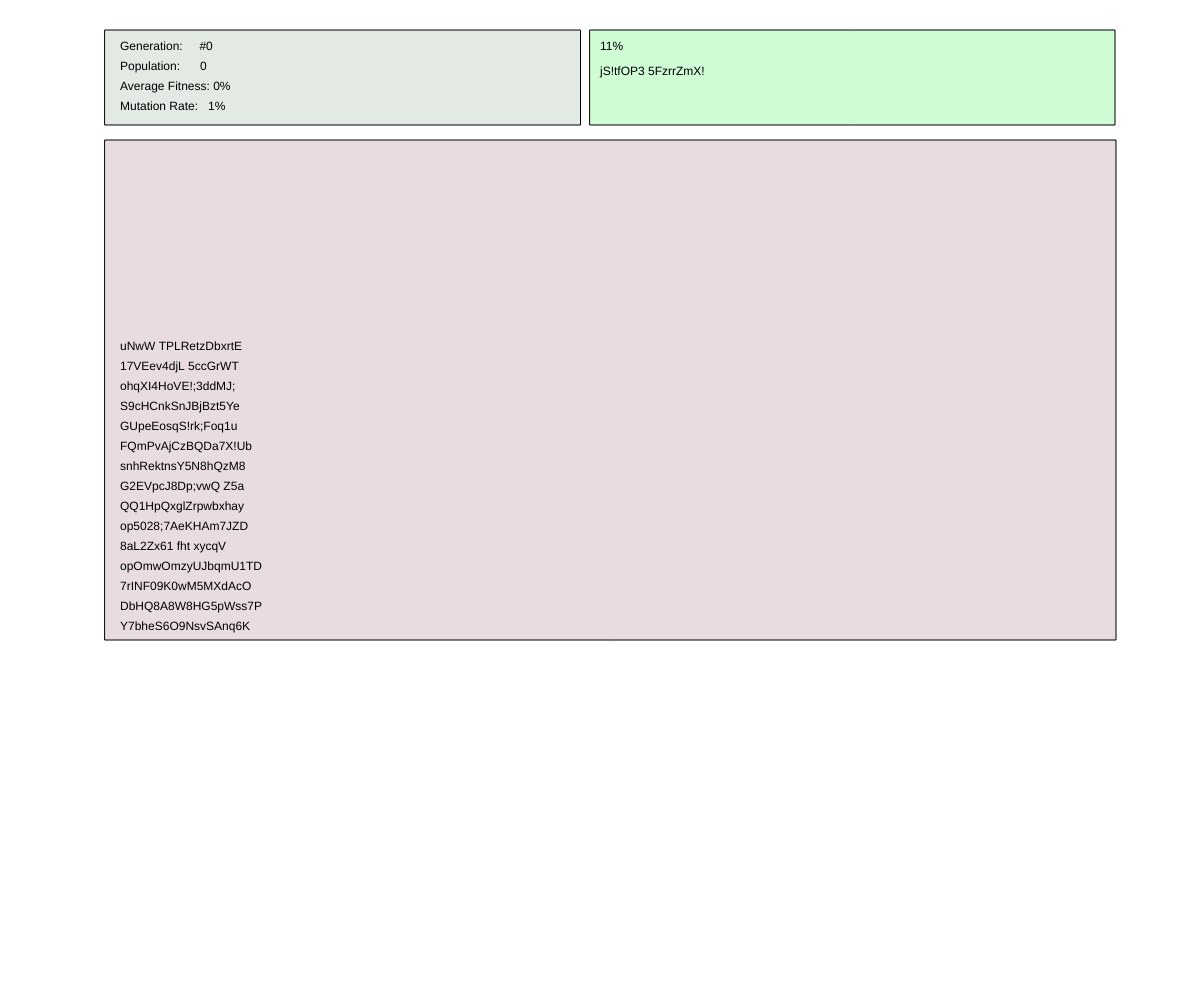
Frame 1 (no input)
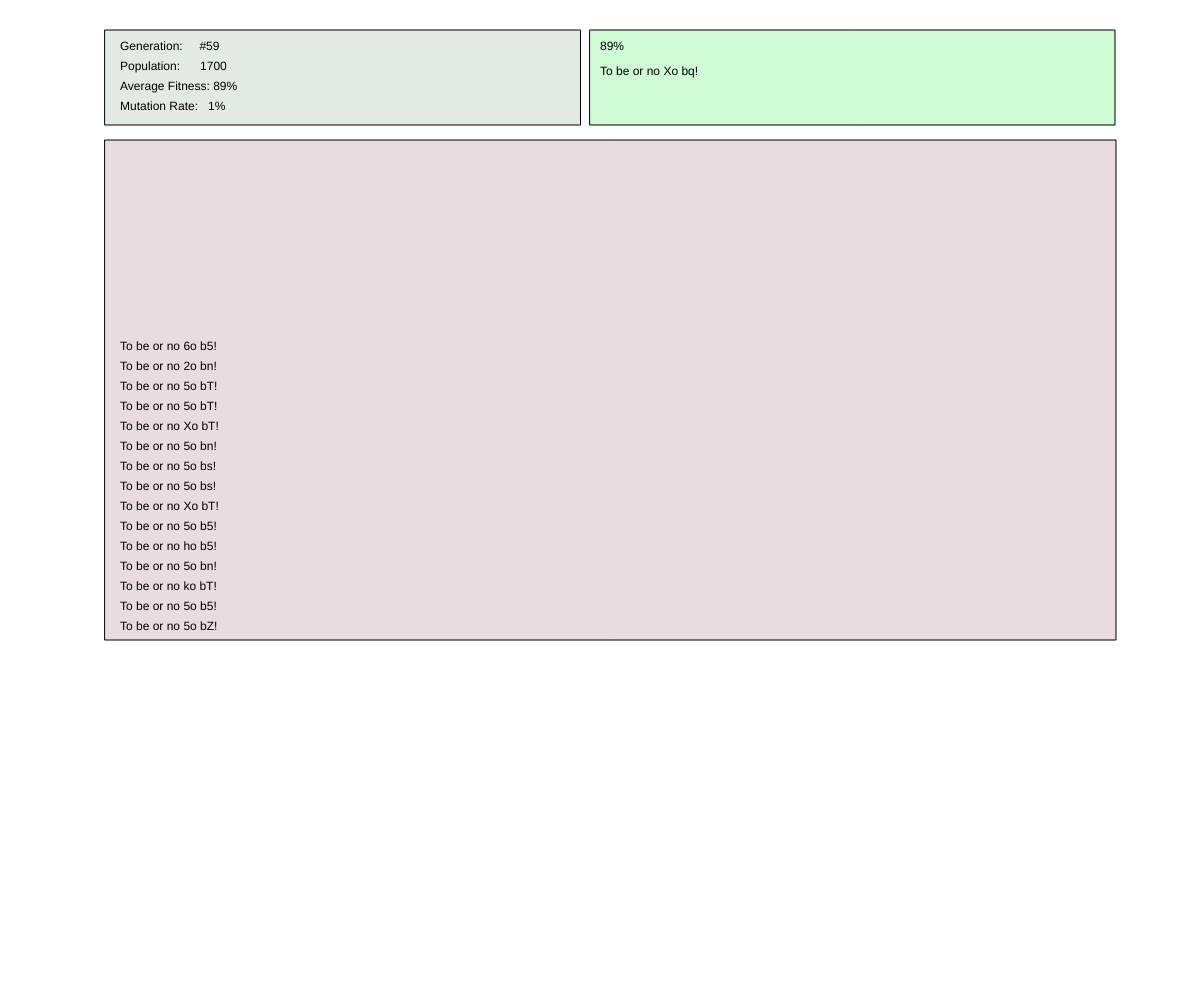
Frame 60 (no input)
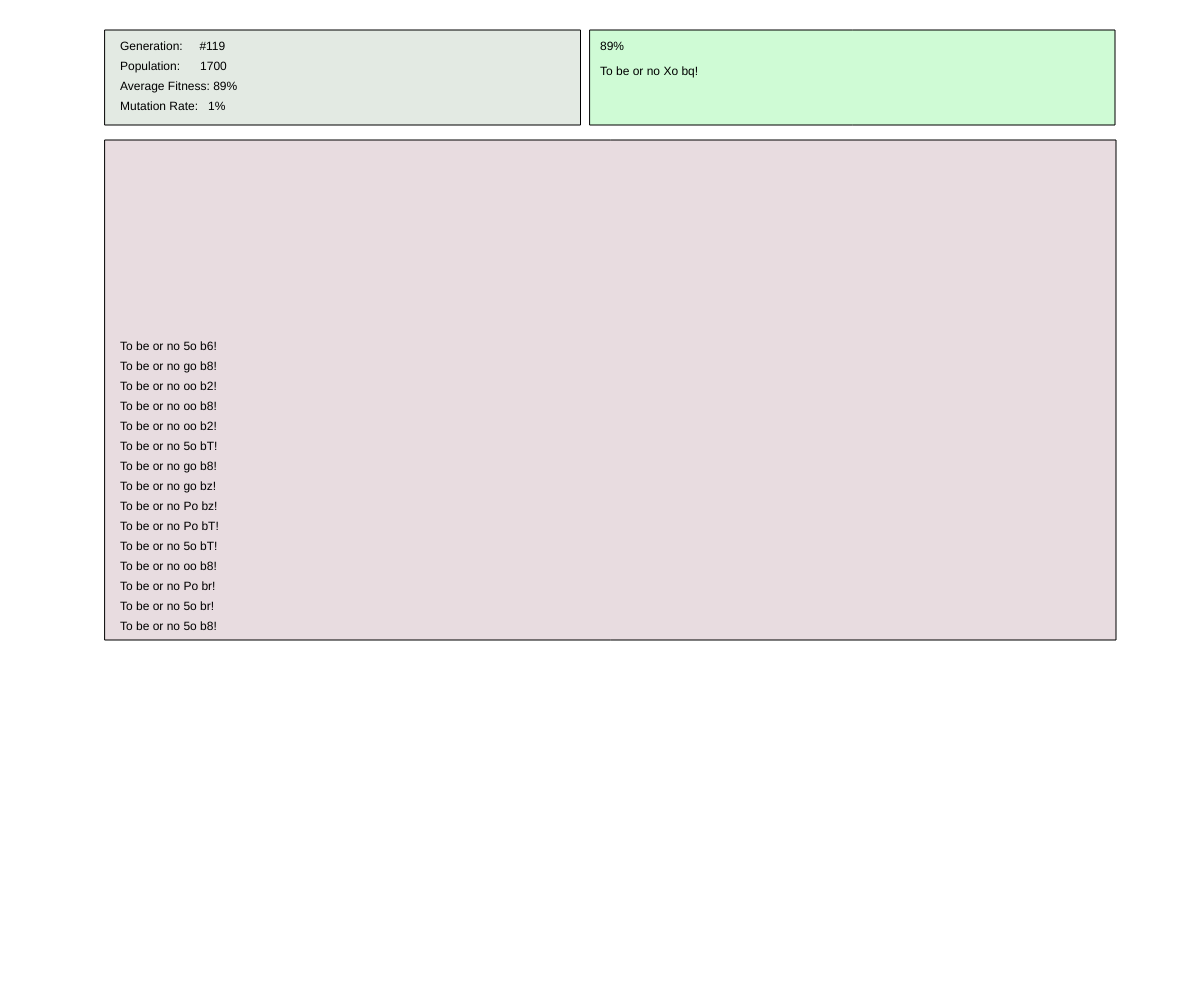
Frame 120 (the mouse pressed at the canvas centre since frame 60)

The p5.js sketch that drew these frames (run headless with seeded random() and noise() and a simulated clock; from frame 60 on, the mouse is pressed at the canvas centre):

// p5.js sketch
// ── sketch.js
const TARGET_PHRASE = `To be or no to be!`;
const POPULATION_SIZE = 100;
const MUTATION_RATE = 0.01;

let population;

function setup() {
  createCanvas(window.innerWidth, window.innerHeight);
  population = [];

  for (let i = 0; i < POPULATION_SIZE; i++) {
    let random_phrase = "";
    for (let j = 0; j < TARGET_PHRASE.length; j++) {
      random_phrase += getRandomCharacter();
    }
    population.push(new Phrase(random_phrase));
    
    ui_best = population[0]
  }
}

function draw() {
  background(255);

  // Work out fitness for each element of a population
  population.forEach(phrase => {
    phrase.setFitness();

    // if this has the best fitness so far, update best
    if (phrase.fitness > ui_best.fitness) {
      ui_best = phrase;
    }

    // 100% Fitness - We reached our goal.
    if (phrase.fitness == TARGET_PHRASE.length) {
      console.log("finished")
      noLoop();
    }
  });

  showGUI();

  // create a new population / generation based on 
  // the fitness of each member in the existing population
  population = newGeneration();
}

class Phrase {
  constructor(p) {
    this.phrase = p;
    this.fitness = 0;

    // if we know an index is correct (if it increased our fitness) 
    // then we lock it from being mutated
    this.locked = [];
  }

  // if character is inside target phrase then increment fitness by 1
  setFitness() {
    this.fitness = 0;

    this.phrase.split("").forEach((char, i) => {
      if (TARGET_PHRASE[i] == char) {
        this.fitness++;

        // if this lock doesn't exist, go ahead and add it
        if (!this.locked.includes(i)) {
          this.locked.push(i);
        }
      }
    })
  }

  // select the best of both; then randomly select the rest
  crossOver(other) {
    // build new phrase while keeping correct values in place
    let phrase = "";
    for (let i = 0; i < TARGET_PHRASE.length; i++) {
      if (this.locked.includes(i)) {
        phrase += this.phrase[i];
        continue;
      } else if (other.locked.includes(i)) {
        phrase += other.phrase[i];
        continue;
      }

      // if the current index has not been locked by either parent
      // randomly select a parent to use.
      phrase += random() > 0.5 ? this.phrase[i] : other.phrase[i]
    }
    return new Phrase(phrase);
  }

  mutate() {
    // go over each character with a chance to change it into something random
    this.phrase.split("").forEach(character => {
      if (random() < MUTATION_RATE) {
        // random index in our string to mutate
        let chosen_index = floor(random(TARGET_PHRASE.length));

        // if the index is already "locked" then dont mutate.
        if (!this.locked.includes(chosen_index)) {

          // working with strings is ugly
          let p1 = this.phrase.substring(0, chosen_index);
          let p2 = this.phrase.substring(chosen_index, this.phrase.length);

          p2 = p2.split("");
          p2[0] = getRandomCharacter();
          p2 = p2.join("");

          this.phrase = p1.concat(p2);
        }
      }
    })
  }
}

function newGeneration() {
  let children = [];

  // create a mating pool where the fittest individuals appear most often
  // and are therefore more likely to be randomly selected
  let mating_pool = [];
  population.forEach(phrase => {
    for (let i = 0; i <= phrase.fitness; i++) {
      mating_pool.push(phrase);
    }
  })

  // create a new population by randomly selecting two phrases 
  // in the mating pool and performing crossover
  for (let i = 0; i < POPULATION_SIZE; i++) {
    let mommy_phrase = mating_pool[floor(random(mating_pool.length - 1))]
    let daddy_phrase = mating_pool[floor(random(mating_pool.length - 1))]

    let child = mommy_phrase.crossOver(daddy_phrase);

    // set child locks to the same as both parents
    child.locked = Array.from(new Set(mommy_phrase.locked.concat(daddy_phrase.locked)));

    // inherit all correct values and occasionally mutate an incorrect value
    child.mutate();
    children.push(child);
  }

  ui_population = mating_pool.length;
  ui_generation_number++;

  return children;
}

function getRandomCharacter() {
  let possible = "ABCDEFGHIJKLMNOPQRSTUVWXYZabcdefghijklmnopqrstuvwxyz 0123456789!;".split("");
  let random_index = floor(random(possible.length));

  return possible[random_index];
}


// UI 
let ui_generation_number = 0;
let ui_average_fitness = 0;
let ui_population = 0;
let ui_best = null;

const ui_normalize = num => round(num / TARGET_PHRASE.length * 100);

function showGUI() {
  // Status
  fill(20, 80, 20,30)
  rect(width / 10 - 15, 30, (width / 1.2 - 49)/2, 95)
  fill(0);
  
  // Sataus Data
  text(`Generation:     #${ui_generation_number}`, width / 10, 50);
  text(`Population:      ${ui_population}`, width / 10, 70);
  text(`Average Fitness: ${ui_average_fitness}%`, width / 10, 90);
  text(`Mutation Rate:   ${MUTATION_RATE * 100}%`, width / 10, 110);
  ui_average_fitness = ui_normalize(population.reduce((sum, phrase) => sum += phrase.fitness, 0) / population.length);

  
  // Best of generation
  fill(12, 233, 42, 50);
  rect(width / 2 - 10, 30, (width / 1.2 + 50)/2, 95);
  fill(0);
  
  // Best of generation Data
  text(ui_normalize(ui_best.fitness) + "%", width / 2, 50)
  text(ui_best.phrase, width / 2, 75);
  
  if (ui_best.fitness == TARGET_PHRASE.length) {
    text("FINISHED", width / 2 + 50, 50);
  }
  
  // Output
  fill(140, 80, 100, 50);
  rect(width / 10 - 15, 140, width / 1.2 + 11, height / 2);
  fill(0);
  
  // Output Data
  for (let i = 0; i < 15; i++) {
    text(population[i].phrase, width / 10, height / 2 - 150 + (i * 20));
  }
}
